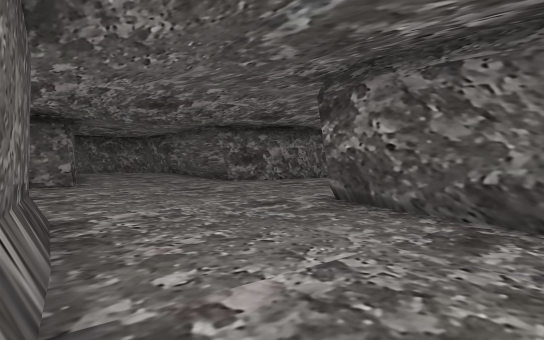
[1] (above)

17 first-person views from a walk through a 3-D level made in the Unity game engine. The camera is 1.3 m above the floor, tilts 2° down and sees 80° across. The floor is counted in squares, 2 m on a side. Each view is taken from the middle of a square. On the plan, view 1 faces up. The plan holds only what a view shows up to about 10 squares ahead; the rest is blank. The place goes on beyond the plan. The player is left out.

[2]
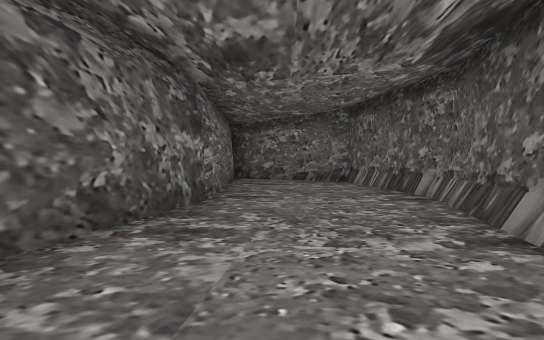

[3]
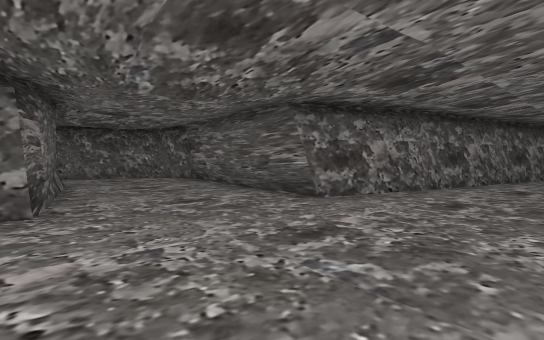

[4]
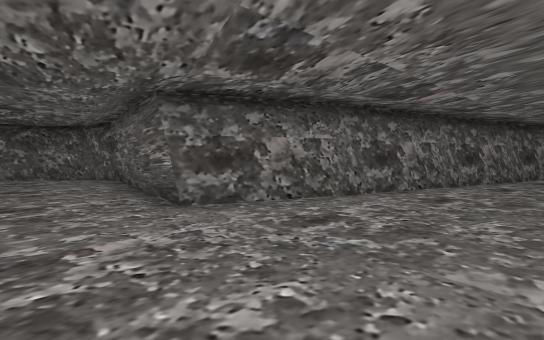

[5]
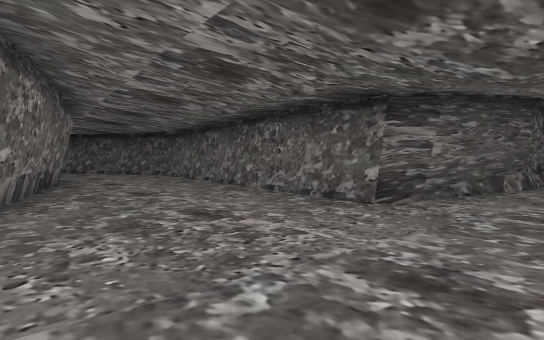

[6]
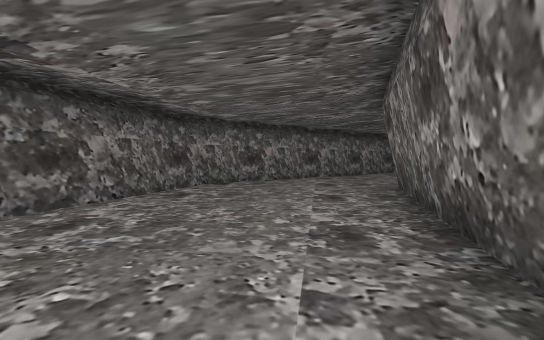

[7]
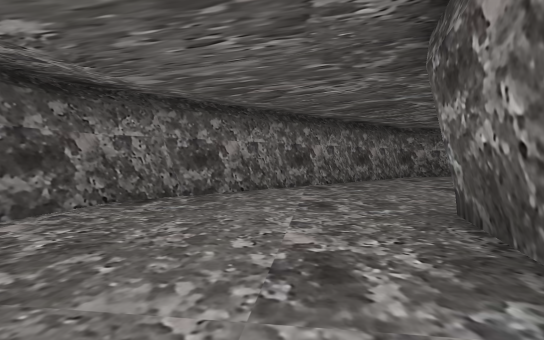

[8]
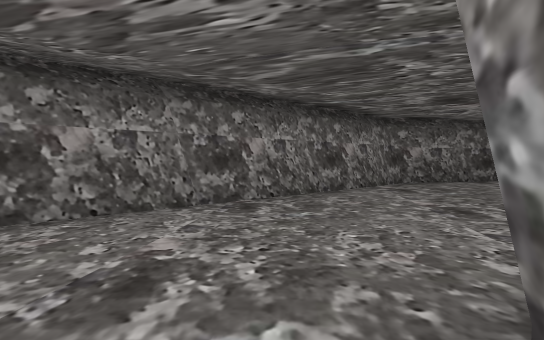

[9]
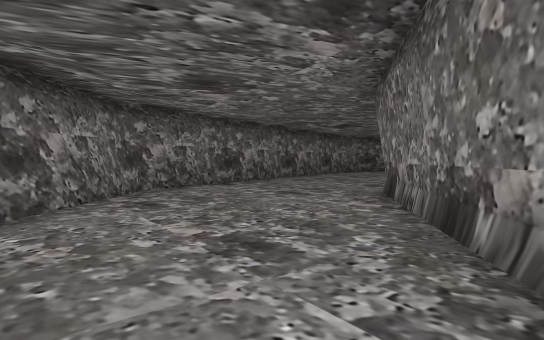

[10]
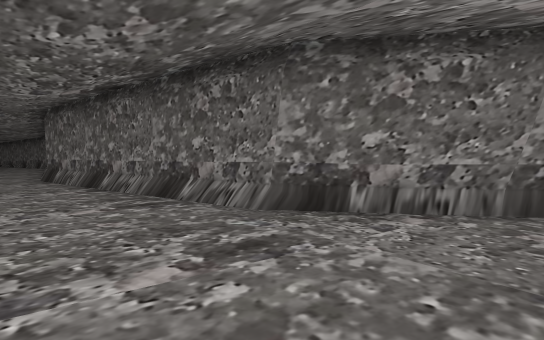

[11]
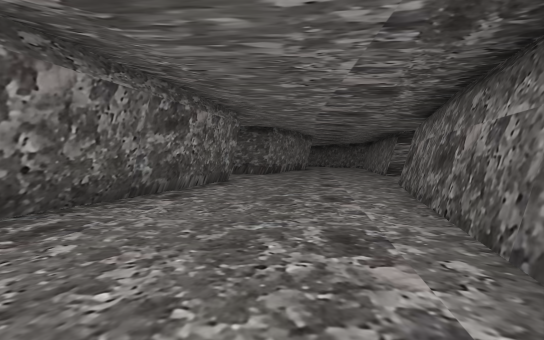

[12]
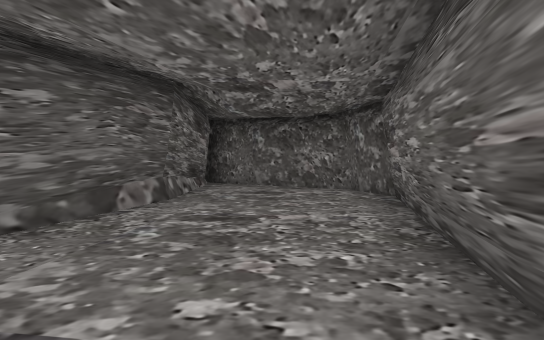

[13]
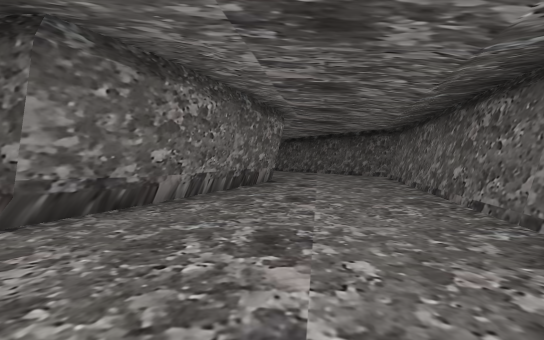

[14]
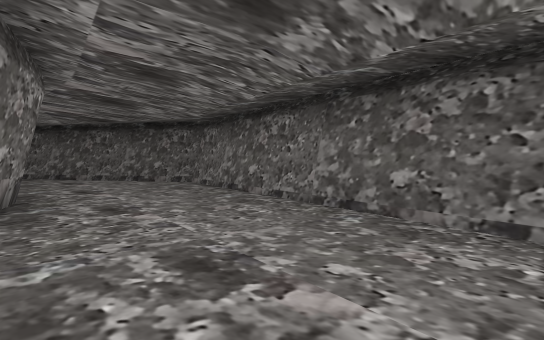

[15]
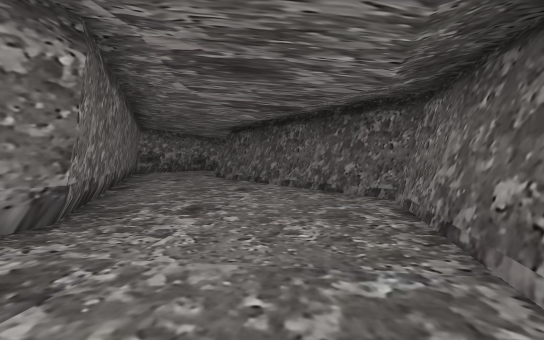

[16]
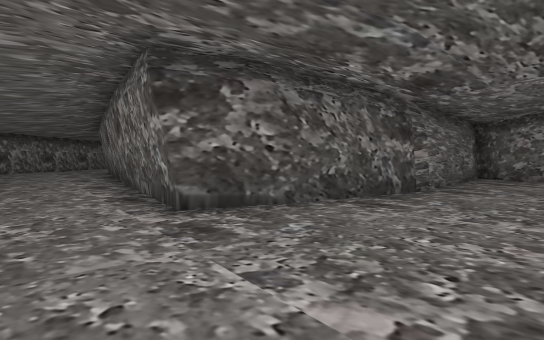

[17]
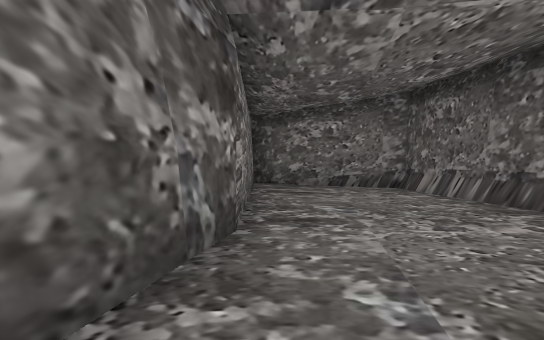

### Floor plan
Points are (right, up) in squares from view 1. A wall is a line through its corners. A room is listed if a view was taken in it or the views show most of it. See-through windows are left out.
Room 1 (views 1, 4, 17)
walls: (3.3, 1.2) (0.8, 5.1); (1.3, 4.4) (0.9, 5.1); (6.6, -2) (3, 1.4); (-2.4, 3.3) (0.7, -1.7) (3.9, -4) (6.8, -2.8); (7, -2.3) (6.5, -1.9)
ways out: opening at (-0.3, 4) to room 2
Room 2 (views 2, 3, 5, 6, 7, 8, 9, 10, 11, 12, 13, 14, 15, 16)
walls: (0, 10.5) (-1.4, 9.5); (0.8, 5.3) (11.1, 11.3); (8.7, 15.2) (-1.3, 9.4) (-3.7, 12.8); (13.4, 10.7) (18, 9.9) (22.5, 6.3); (-4.6, 7.5) (-9.9, 3.9); (-6.1, 10) (-4.6, 7.5) (-7, 6); (-7.9, 0.7) (-7.1, 1.1); (22, 12.3) (18.5, 14.7) (8.4, 15.2); (-8.7, 0.6) (-2.4, 3.3)
low walls: (0.9, 5.1) (3.6, 6.8); (-7.2, 0.7) (-4.1, 2.5)
ways out: opening at (-0.3, 4) to room 1; opening at (-9.5, 2.5) to room 3; opening at (-4.3, 11)
Room 3 (no view inside)
walls: (-8.9, 0.2) (-7.9, 0.7); (-10.3, -2.7) (-8.7, 0.6); (-9.9, 3.9) (-13.2, 1.7) (-14.1, -2.4)
ways out: opening at (-9.5, 2.5) to room 2; opening at (-12, -3)

Positions as (right, up) in squares from view 1, and headings:
1: (0, 0), facing up
2: (-1, 4), facing down-right
3: (-2, 4), facing up
4: (0, 5), facing up
5: (0, 6), facing left
6: (4, 8), facing up-right
7: (7, 10), facing up-right
8: (10, 11), facing up-right
9: (12, 12), facing right
10: (18, 14), facing down
11: (7, 13), facing down-left
12: (-2, 9), facing up-left
13: (-2, 7), facing down-left
14: (-4, 4), facing left
15: (-8, 4), facing down-left
16: (-3, 4), facing right
17: (1, 3), facing down-right
